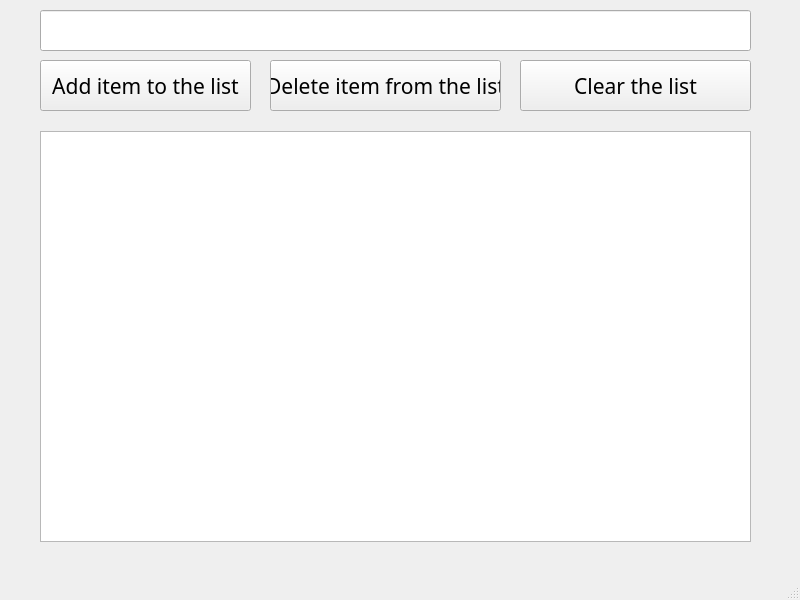
<?xml version="1.0" encoding="UTF-8"?>
<ui version="4.0">
 <class>MainWindow</class>
 <widget class="QMainWindow" name="MainWindow">
  <property name="geometry">
   <rect>
    <x>0</x>
    <y>0</y>
    <width>800</width>
    <height>600</height>
   </rect>
  </property>
  <property name="cursor">
   <cursorShape>PointingHandCursor</cursorShape>
  </property>
  <property name="windowTitle">
   <string>To Do List</string>
  </property>
  <widget class="QWidget" name="centralwidget">
   <widget class="QPushButton" name="add_item_pushButton">
    <property name="geometry">
     <rect>
      <x>40</x>
      <y>60</y>
      <width>211</width>
      <height>51</height>
     </rect>
    </property>
    <property name="font">
     <font>
      <family>Chiller</family>
      <pointsize>16</pointsize>
     </font>
    </property>
    <property name="text">
     <string>Add item to the list</string>
    </property>
   </widget>
   <widget class="QPushButton" name="delete_item_pushButton_2">
    <property name="geometry">
     <rect>
      <x>270</x>
      <y>60</y>
      <width>231</width>
      <height>51</height>
     </rect>
    </property>
    <property name="font">
     <font>
      <family>Chiller</family>
      <pointsize>16</pointsize>
     </font>
    </property>
    <property name="text">
     <string>Delete item from the list</string>
    </property>
   </widget>
   <widget class="QPushButton" name="clear_list_pushButton_3">
    <property name="geometry">
     <rect>
      <x>520</x>
      <y>60</y>
      <width>231</width>
      <height>51</height>
     </rect>
    </property>
    <property name="font">
     <font>
      <family>Chiller</family>
      <pointsize>16</pointsize>
     </font>
    </property>
    <property name="text">
     <string>Clear the list</string>
    </property>
   </widget>
   <widget class="QListWidget" name="my_list_listWidget">
    <property name="geometry">
     <rect>
      <x>40</x>
      <y>131</y>
      <width>711</width>
      <height>411</height>
     </rect>
    </property>
    <property name="font">
     <font>
      <family>Chiller</family>
      <pointsize>12</pointsize>
     </font>
    </property>
    <property name="cursor" stdset="0">
     <cursorShape>PointingHandCursor</cursorShape>
    </property>
   </widget>
   <widget class="QLineEdit" name="zone_text_lineEdit">
    <property name="geometry">
     <rect>
      <x>40</x>
      <y>10</y>
      <width>711</width>
      <height>41</height>
     </rect>
    </property>
    <property name="font">
     <font>
      <family>Chiller</family>
      <pointsize>14</pointsize>
     </font>
    </property>
   </widget>
  </widget>
  <widget class="QMenuBar" name="menubar">
   <property name="geometry">
    <rect>
     <x>0</x>
     <y>0</y>
     <width>800</width>
     <height>26</height>
    </rect>
   </property>
  </widget>
  <widget class="QStatusBar" name="statusbar"/>
 </widget>
 <resources/>
 <connections/>
</ui>
